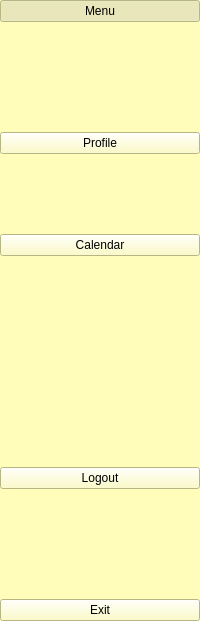
    <widget class="QWidget" name="widget_2" native="true">
     <property name="styleSheet">
      <string notr="true">background-color:rgb(255, 253, 185)</string>
     </property>
     <layout class="QVBoxLayout" name="verticalLayout_10">
      <property name="spacing">
       <number>110</number>
      </property>
      <property name="leftMargin">
       <number>0</number>
      </property>
      <property name="topMargin">
       <number>0</number>
      </property>
      <property name="rightMargin">
       <number>0</number>
      </property>
      <property name="bottomMargin">
       <number>0</number>
      </property>
      <item>
       <widget class="QPushButton" name="btn_menu1">
        <property name="text">
         <string>Menu</string>
        </property>
        <property name="icon">
         <iconset resource="resources.qrc">
          <normaloff>:/newPrefix/picture/menu.jpg</normaloff>:/newPrefix/picture/menu.jpg</iconset>
        </property>
        <property name="checkable">
         <bool>true</bool>
        </property>
        <property name="checked">
         <bool>true</bool>
        </property>
       </widget>
      </item>
      <item>
       <layout class="QVBoxLayout" name="verticalLayout">
        <property name="spacing">
         <number>80</number>
        </property>
        <item>
         <widget class="QPushButton" name="btn_profile1">
          <property name="text">
           <string>Profile</string>
          </property>
          <property name="icon">
           <iconset resource="resources.qrc">
            <normaloff>:/newPrefix/picture/profile.jpg</normaloff>:/newPrefix/picture/profile.jpg</iconset>
          </property>
          <property name="checkable">
           <bool>true</bool>
          </property>
         </widget>
        </item>
        <item>
         <widget class="QPushButton" name="btn_calendar1">
          <property name="text">
           <string>Calendar</string>
          </property>
          <property name="icon">
           <iconset resource="resources.qrc">
            <normaloff>:/newPrefix/picture/calendar.jpg</normaloff>:/newPrefix/picture/calendar.jpg</iconset>
          </property>
          <property name="checkable">
           <bool>true</bool>
          </property>
         </widget>
        </item>
       </layout>
      </item>
      <item>
       <spacer name="verticalSpacer_2">
        <property name="orientation">
         <enum>Qt::Orientation::Vertical</enum>
        </property>
        <property name="sizeHint" stdset="0">
         <size>
          <width>20</width>
          <height>101</height>
         </size>
        </property>
       </spacer>
      </item>
      <item>
       <layout class="QVBoxLayout" name="verticalLayout_4">
        <item>
         <widget class="QPushButton" name="btn_logout1">
          <property name="text">
           <string>Logout</string>
          </property>
          <property name="icon">
           <iconset resource="resources.qrc">
            <normaloff>:/newPrefix/picture/hard.jpg</normaloff>:/newPrefix/picture/hard.jpg</iconset>
          </property>
         </widget>
        </item>
        <item>
         <widget class="QPushButton" name="btn_exit1">
          <property name="text">
           <string>Exit</string>
          </property>
         </widget>
        </item>
       </layout>
      </item>
     </layout>
    </widget>
